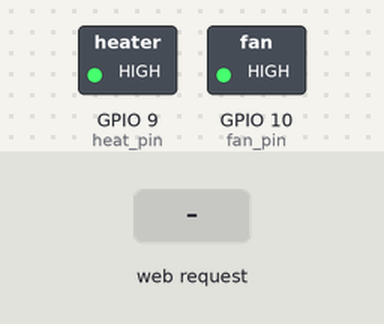
This sketch was run on a simulated ESP32. Shown: switched loads named in the sketch (green lamp = pin HIGH). The test bench sets the inputs (shaded band). WiFi joins after 1.5 s; servers stay silent unless stated; what the sketch prints to the serial monitor is not drawn.

Above: at 2.7 s.
2.8 s: HTTP request GET /HEAT/off received
At 3.6 s:
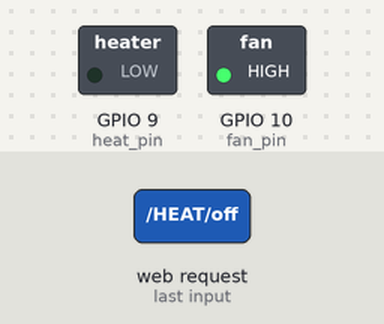
4.3 s: HTTP request GET /FAN/off received
At 4.7 s:
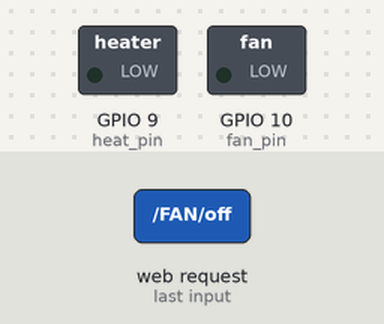
5.8 s: HTTP request GET /HEAT/on received
At 7.1 s:
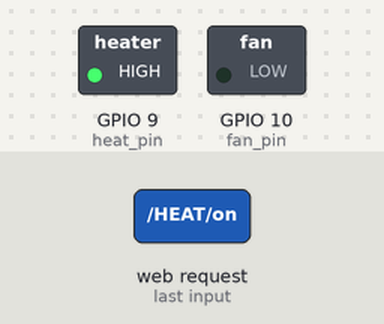
Timing chart, 0 to 8.8 s (numbered marks = the images above; inputs shaded):
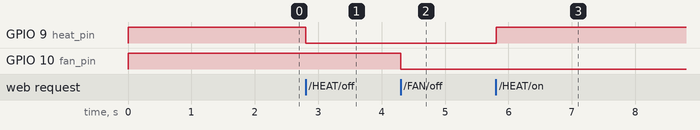

Measured:
- after the input at 2.8 s, GPIO 9 (heat_pin): HIGH → LOW at once
- after the input at 4.3 s, GPIO 10 (fan_pin): HIGH → LOW at once
- after the input at 5.8 s, GPIO 9 (heat_pin): LOW → HIGH at once

The sketch:

WebServer_v2.ino
```cpp
#include <WiFi.h>
#include "Adafruit_TMP117.h"
#include <Adafruit_NeoPixel.h>

// Replace with your network credentials
const char* ssid = "ESP32";
const char* password = "1234";

// Set web server port number to 80
WiFiServer server(80);

// Variable to store the HTTP request
String header;

// Auxiliar variables to store the current output state
String LED_pin_state = "off";
String heat_pin_state = "off";
String fan_pin_state = "off";

// Assign output variables to GPIO pins
const int LED_pin = 38;
const int heat_pin = 9;
const int fan_pin = 10;
const int temp_SDA = 1;
const int temp_SCL = 2;

//LED SETUP
Adafruit_NeoPixel pixels (0, LED_pin, NEO_GRB + NEO_KHZ800);

// Current time
unsigned long currentTime = millis();
// Previous time
unsigned long previousTime = 0;
// Define timeout time in milliseconds (example: 2000ms = 2s)
const long timeoutTime = 2000;

void setup() {
  Serial.begin(115200);
  // Initialize the output variables as outputs
  pinMode(heat_pin, OUTPUT);
  pinMode(fan_pin, OUTPUT);
  // Set outputs to LOW
  digitalWrite(heat_pin, HIGH);
  digitalWrite(fan_pin, HIGH);
  Wire.begin(temp_SDA, temp_SCL);
  //Setup LED
  pixels.begin();
  pixels.clear();

  // Connect to Wi-Fi network with SSID and password
  Serial.print("Connecting to ");
  Serial.println(ssid);
  WiFi.begin(ssid, password);
  while (WiFi.status() != WL_CONNECTED) {
    delay(500);
    Serial.print(".");
  }
  // Print local IP address and start web server
  Serial.println("");
  Serial.println("WiFi connected.");
  Serial.println("IP address: ");
  Serial.println(WiFi.localIP());
  server.begin();
}

// Function to process incoming requests and turn GPIO pins on/off
void processRequest() {
  if (header.indexOf("GET /LED/on") >= 0) {
    Serial.println("LED_pin on");
    pixels.setPixelColor(0, pixels.Color(100, 50, 200));
    pixels.show();
  } else if (header.indexOf("GET /LED/off") >= 0) {
    Serial.println("LED_pin off");
    LED_pin_state = "off";
    pixels.clear();
  } else if (header.indexOf("GET /HEAT/on") >= 0) {
    Serial.println("heat_pin on");
    heat_pin_state = "on";
    digitalWrite(heat_pin, HIGH);
  } else if (header.indexOf("GET /HEAT/off") >= 0) {
    Serial.println("heat_pin off");
    heat_pin_state = "off";
    digitalWrite(heat_pin, LOW);
  } else if (header.indexOf("GET /FAN/on") >= 0) {
    Serial.println("fan_pin on");
    fan_pin_state = "on";
    digitalWrite(fan_pin, HIGH);
  } else if (header.indexOf("GET /FAN/off") >= 0) {
    Serial.println("fan_pin off");
    fan_pin_state = "off";
    digitalWrite(fan_pin, LOW);
  }
}

// Function to send HTML content to the client
void sendHTMLPage(WiFiClient& client) {
  // Display the HTML web page
client.println("<!DOCTYPE html><html>");
client.println("<head>");
client.println("<meta name=\"viewport\" content=\"width=device-width, initial-scale=1\">");
client.println("<link rel=\"icon\" href=\"data:,\">");

// Define web page fonts and button styles
client.println("<style>");
client.println("html { font-family: Helvetica; display: inline-block; margin: 0px auto; text-align: center; }");
client.println(".button { background-color: #4CAF50; border: none; color: white; padding: 16px 40px; text-decoration: none; font-size: 30px; margin: 2px; cursor: pointer; }");
client.println(".button2 { background-color: #F52718; }");
client.println("</style>");

client.println("<title>ESP32 Temperature Sensor</title>");
client.println("<script>");

// JavaScript to fetch temperature data
client.println("function updateTemperature() {");
client.println("  var xhr = new XMLHttpRequest();");
client.println("  xhr.onreadystatechange = function() {");
client.println("    if (xhr.readyState == 4 && xhr.status == 200) {");
client.println("      document.getElementById('tempValue').innerHTML = xhr.responseText + ' °C';");
client.println("    }");
client.println("  };");
client.println("  xhr.open('GET', '/temperature', true);");
client.println("  xhr.send();");
client.println("}");
client.println("setInterval(updateTemperature, 1000);");  // Call updateTemperature every second

client.println("</script>");
client.println("</head>");

client.println("<body>");
client.println("<h1>APS480 NEST SMART HOME PROJECT</h1>");
client.println("<p>Temperature: <span id='tempValue'>Loading...</span></p>");

// Function to display the buttons for LED, HEAT, and FAN
sendButton(client, "LED", LED_pin_state);
sendButton(client, "HEAT", heat_pin_state);
sendButton(client, "FAN", fan_pin_state);

client.println("</body>");
client.println("</html>");

}

// Function to display the current state & on/off button for output pins
void sendButton(WiFiClient& client, const String& pin_name, String& pin_state) {
    client.println("<p>" + pin_name + " - State " + pin_state + "</p>");
    if (pin_state == "off") {
        client.println("<p><a href=\"/" + pin_name + "/on\"><button class=\"button\">ON</button></a></p>");
    } else {
        client.println("<p><a href=\"/" + pin_name + "/off\"><button class=\"button button2\">OFF</button></a></p>");
    }
}

void loop() {
  WiFiClient client = server.available();   // Listen for incoming clients

  if (client) {                             // If a new client connects,
    currentTime = millis();
    previousTime = currentTime;
    Serial.println("New Client.");          // print a message out in the serial port
    String currentLine = "";                // make a String to hold incoming data from the client
    while (client.connected() && currentTime - previousTime <= timeoutTime) {  // loop while the client's connected
      currentTime = millis();
      if (client.available()) {             // if there's bytes to read from the client,
        char c = client.read();             // read a byte, then
        Serial.write(c);                    // print it out the serial monitor
        header += c;
        if (c == '\n') {                    // if the byte is a newline character
          if (currentLine.length() == 0) {
            client.println("HTTP/1.1 200 OK");
            client.println("Content-type:text/html");
            client.println("Connection: close");
            client.println();

            // Process request to turn GPIO pins on/off
            processRequest();

            // Send the HTML page to the client
            sendHTMLPage(client);
          }
        }
      }
    }
    header = "";  // Clear header after processing the request
    client.stop();
    Serial.println("Client disconnected.");
    Serial.println("");
  }
}
```
